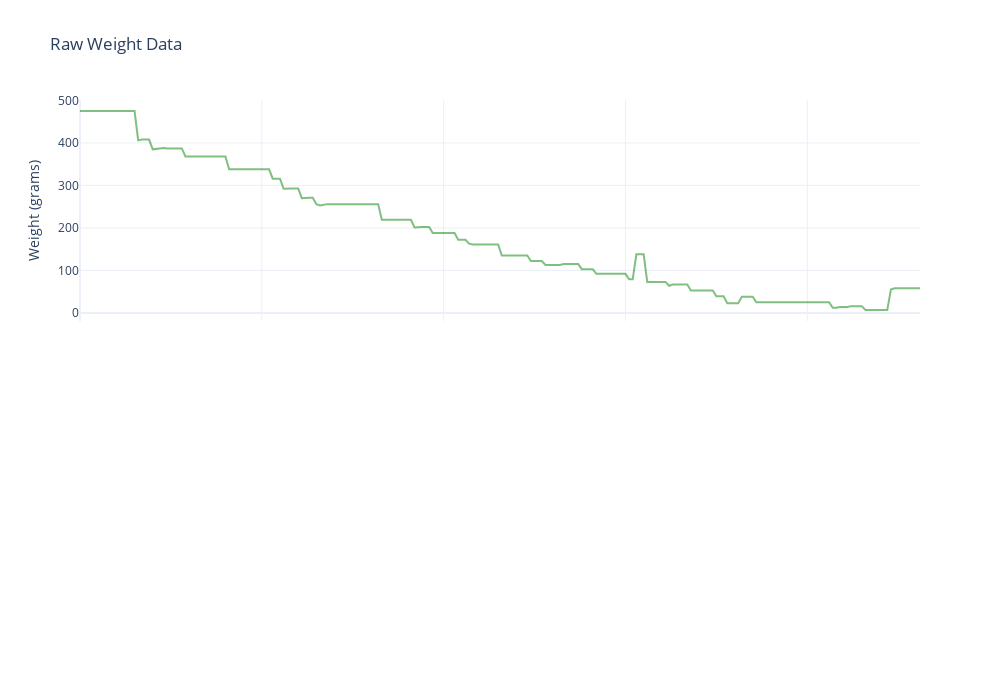

Source (notebook cell):
### Code cell
main()

### Figure 1 — Plotly figure (JSON) as saved in the notebook; plotly's stock layout.template omitted (floating-point values rounded to 4 significant figures; data arrays with more than 128 entries replaced by an {"elided": "..."} marker saying what was removed)
{"data": [{"line": {"color": "green"}, "mode": "lines", "name": "Raw Data", "opacity": 0.5, "y": {"elided": "232 int values"}, "type": "scatter", "xaxis": "x", "yaxis": "y"}], "layout": {"xaxis": {"anchor": "y", "domain": [0.0, 1.0], "matches": "x2", "showticklabels": false}, "yaxis": {"anchor": "x", "domain": [0.575, 1.0], "title": {"text": "Weight (grams)"}}, "xaxis2": {"anchor": "y2", "domain": [0.0, 1.0]}, "yaxis2": {"anchor": "x2", "domain": [0.0, 0.425]}, "title": {"text": "Raw Weight Data"}, "height": 700, "width": 1000}}
